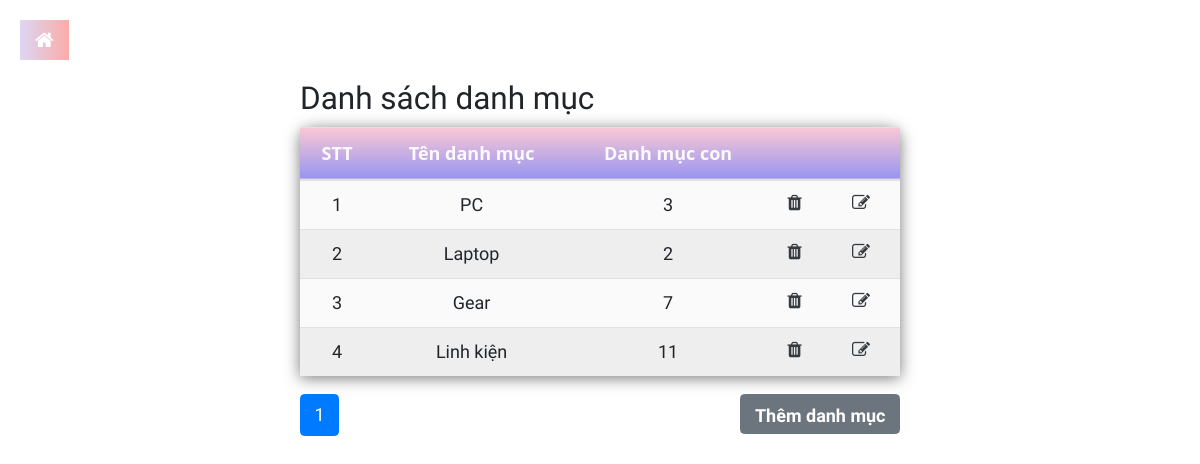
Before: /admin/index.php?admin=category (signed in) with the older database file.
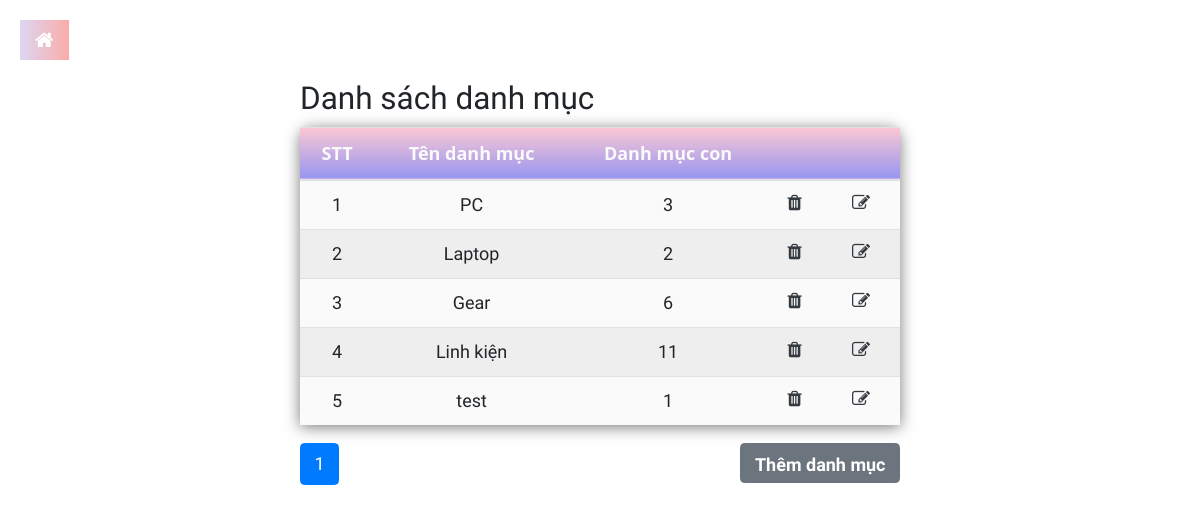
After: the same page with the newer database file.
### tables this page shows
CREATE TABLE `category` (
  `category_id` int(11) NOT NULL,
  `name` varchar(50) NOT NULL
);

### config/db.php (called while the page is built, shortened)
<?php
class Database
{
    private $host = "localhost";
    private $username = "root";
    private $password = "123456";
    private $db = "app";
    private $conn;
    public function __construct()
    {
        $this->conn = new mysqli($this->host, $this->username, $this->password, $this->db);
    }
    public function executeQueryAll($query): array
    {
        $result = $this->conn->query($query);
        $rows = array();
        if ($result && $result->num_rows > 0) {
            while ($row = $result->fetch_assoc()) {
                $rows[] = $row;
            }
        }
        return $rows;
    }
}

### global.php (called while the page is built, shortened)
<?php
$conn = new Database();

### models/category.php (called while the page is built, shortened)
<?php
class DanhMuc
{
    private $db;
    function __construct($db)
    {
        $this->db = new Database();
    }
    function showdanhmucadmin(): array
    {
        $sql = "SELECT * FROM category";
        $datas = $this->db->executeQueryAll($sql);
        return $datas;
    }
    function showdmpage($begin)
    {
        $sql = "SELECT c.category_id, c.name AS dmname, COUNT(cd.category_details_id) AS count_subcategories
        FROM category AS c
        LEFT JOIN category_details AS cd ON c.category_id = cd.category_id
        GROUP BY c.category_id, c.name";
        $sql .= " LIMIT $begin, 9";
        $datas = $this->db->executeQueryAll($sql);
        return $datas;
    }
}
?>

### admin/view/category.php (the view, shortened to what this page needs)
<div class="w-50" style="margin: 0 auto;">
    <h3>Danh sách danh mục</h3>
    <table class="table">
        <?php
        $i = 1;
        ?>
        <thead>
            <tr>
                <th class="text-center">STT</th>
                <th class="text-center">Tên danh mục</th>
                <th class="text-center">Danh mục con</th>
                <th class="text-center">&nbsp;</th>
                <th class="text-center">&nbsp;</th>
            </tr>
        </thead>
        <?php
        foreach ($danhmuc_datapage as $danhmuc) {
            extract($danhmuc);
            echo '<tr>
            <td class="text-center">' . $i++ . '</td>
            <td class="text-center">' . $dmname . '</td>
            <td class="text-center">' . $count_subcategories . '</td>
            <td class="text-center">
            <a href="index.php?admin=delcate&id=' . $category_id . '" style="cursor: pointer;" class="nav-icon position-relative text-decoration-none ms-1">
        <i class="fa fa-trash text-dark mr-2"></i>
        <span class="position-absolute top-0 left-100 translate-middle badge rounded-pill bg-light text-dark"></span>
        </a>
        </td>
        <td class="text-center"><a class="nav-icon position-relative text-decoration-none ms-1"
                href="index.php?admin=updatecate&id=' . $category_id . '">
                <i class="fa fa-edit text-dark mr-2"></i>
                <span
                    class="position-absolute top-0 left-100 translate-middle badge rounded-pill bg-light text-dark"></span>
            </a></td>
        </tr>';
        }
        ?>
    </table>
    <?php
    $count = count($danhmuc_data);
    $trang = ceil($count / 9);
    ?>
    <div class="d-flex justify-content-between">
        <nav aria-label="Page navigation example">
            <ul class="pagination justify-content-end">
                <?php
                    $currentPage = isset($_GET['page']) ? $_GET['page'] : 1;
                for ($j  = 1; $j <= $trang; $j++) {
                    $activeClass = ($j == $currentPage) ? 'active' : '';
                ?>
                    <li class="page-item <?php echo $activeClass; ?>"><a class="page-link" href="index.php?admin=category&page=<?php echo $j ?>"><?php echo $j ?></a>
                    </li>
                <?php
                }
                ?>
            </ul>
        </nav>
        <button type="button" class="btn btn-secondary" style="height:40px" data-toggle="modal" data-target="#myModal">
            Thêm danh mục
        </button>
    </div>
</div>

Changed rows visible on the page:
computed for category "Gear": count_subcategories "7" → "6"
added category: name "test", count_subcategories "1"
